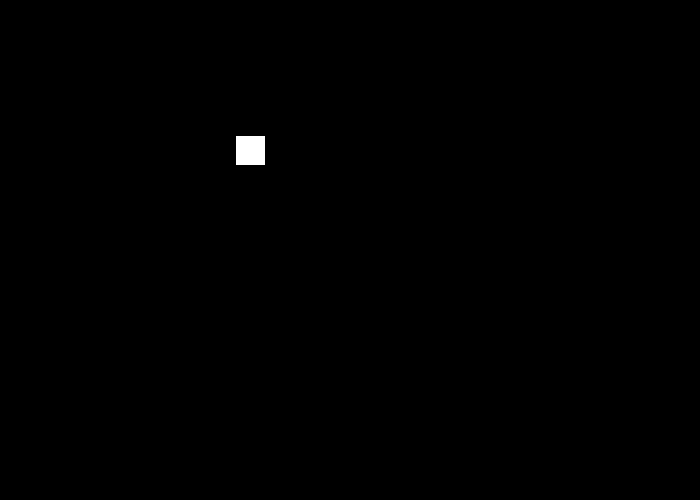
Frame 1 (no input)
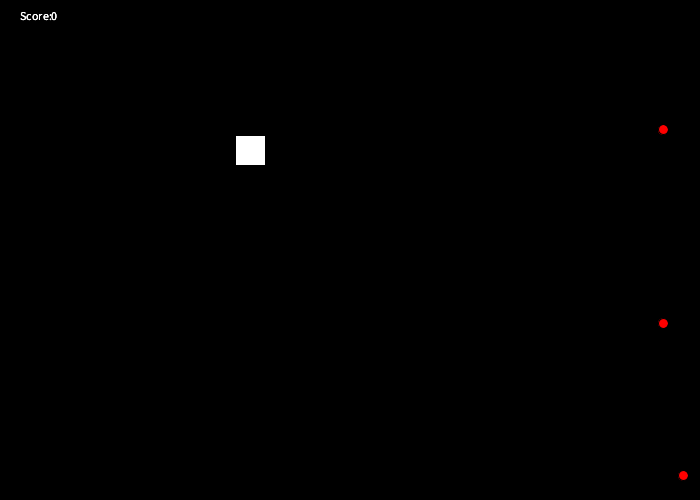
Frame 60 (the mouse pressed at the canvas centre just before this capture)
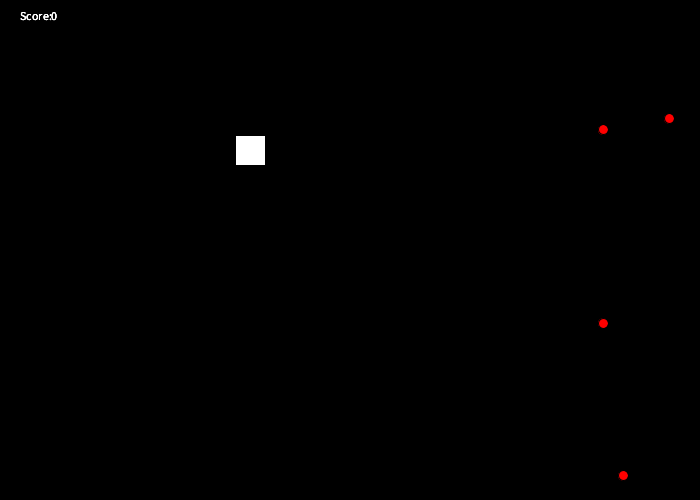
Frame 120 (the mouse held since frame 60 and released just before this capture)

The Processing sketch that drew these frames (run headless with seeded random() and noise(); from frame 60 on, the mouse is pressed at the canvas centre):

// Processing sketch: processing_88871
// ── processing_88871.pde

Star [] en = new Star[1000];
Star [] po = new Star[500];

   int score = 0;
   int t = 1000;
   float ypos = 150;
   float xpos = 250; 
   float speed = 1;

void setup() {

  width=700;
  size(700,500);
  //Enemies
      for (int i = 0; i < en.length; i++){
      en[i] = new Star(1);
      }
      for (int i = 0; i < po.length; i++){
      po[i] = new Star(2);
      }
}


void draw() {
background(0);
enemyFlow();
pointFlow();
kvadratik();
}






void enemyFlow(){
  
  int i = 0;
   for(t=800; millis() > t; t=t+790){
      en[i].appear(255,0);
      en[i].collisionR();
      i++;
  }
  } 
  


void pointFlow(){
  float r2=random(0,500);
    int i = 0;
   for(t=5000; millis() > t; t=t+5000){
      po[i].appear(0,255);
      i++;
  } 
  
}



  void kvadratik(){
rectMode(CENTER);
   rect(xpos,ypos,30,30);
   if(keyPressed) {
    if (key == 'w' || key == 'W') {
      ypos=ypos-1.5;
    } else if (key == 's' || key == 'S') {
      ypos=ypos+1.5;
    }
   }
   
   if(ypos>height){
    ypos=0;
   } else if(ypos+30<0){
     ypos=height;
   }
}


class Star {

  float xloc = width;
  float yloc;
  float rcol;
  float gcol;
  float randomizer;

  Star(float tempYloc) {
    randomizer = tempYloc;

    if (randomizer == 1) {
      yloc=random(0, 500);
    } 
    else if (randomizer == 2) {
      yloc=random(0, 500);
    }
  }

  void appear(float tempRcol, float tempGcol) {
    rcol=tempRcol;
    gcol = tempGcol;

    //Green Collision
    if (rectBall(xpos, ypos, 30, 30, xloc, yloc, 10)==true && rcol == 0) {
      score++;
      yloc = -20;
    
    }


    fill(rcol, gcol, 0);
    ellipseMode(CENTER);
    ellipse(xloc, yloc, 10, 10) ;
    xloc=xloc-speed;
    fill(255);

    text("Score:" +score, 20, 20);
  }






  void collisionR() {
    if (rectBall(xpos, ypos, 30, 30, xloc, yloc, 10)==true) {

      fill(255);
      text("You Lost", width/2, height/2);
      fill(0);
      noLoop();
    }
  }

  boolean rectBall(float rx, float ry, float rw, float rh, float bx, float by, float d) {

    // first test the edges (this is necessary if the rectangle is larger
    // than the ball) - do this with the Pythagorean theorem

    // if ball entire width position is between rect L/R sides
    if (bx+d/2 >= rx-rw/2 && bx-d/2 <= rx+rw/2 && abs(ry-by) <= d/2) {
      return true;
    } 
    // if not, check if ball's entire height is between top/bottom of the rect
    else if (by+d/2 >= ry-rh/2 && by-d/2 <= ry+rh/2 && abs(rx-bx) <= d/2) {
      return true;
    } 

    // if that doesn't return a hit, find closest corner
    // this is really just a point, so we can test if we've hit it 
    // upper-left
    float xDist = (rx-rw/2) - bx;  // same as ball/ball, but first value defines point, not center
    float yDist = (ry-rh/2) - by;
    float shortestDist = sqrt((xDist*xDist) + (yDist * yDist));

    // upper-right
    xDist = (rx+rw/2) - bx;
    yDist = (ry-rh/2) - by;
    float distanceUR = sqrt((xDist*xDist) + (yDist * yDist));
    if (distanceUR < shortestDist) {  // if this new distance is shorter...
      shortestDist = distanceUR;      // ... update
    }

    // lower-right
    xDist = (rx+rw/2) - bx;
    yDist = (ry+rh/2) - by;
    float distanceLR = sqrt((xDist*xDist) + (yDist * yDist));
    if (distanceLR < shortestDist) {
      shortestDist = distanceLR;
    }

    // lower-left
    xDist = (rx-rw/2) - bx;
    yDist = (ry+rh/2) - by;
    float distanceLL = sqrt((xDist*xDist) + (yDist * yDist));
    if (distanceLL < shortestDist) {
      shortestDist = distanceLL;
    }

    // test for collision
    if (shortestDist < d/2) {  // if less than radius
      return true;             // return true
    }
    else {                     // otherwise, return false
      return false;
    }
  }
}
